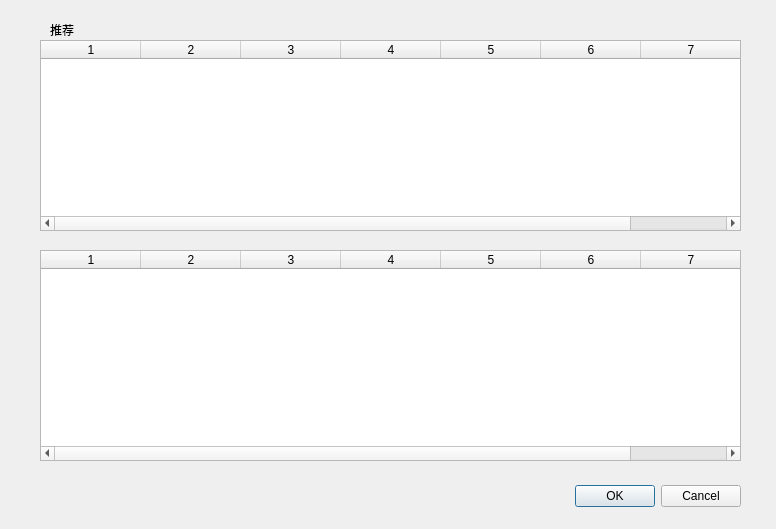
<?xml version="1.0" encoding="UTF-8"?>
<ui version="4.0">
 <class>sXk</class>
 <widget class="QDialog" name="sXk">
  <property name="geometry">
   <rect>
    <x>0</x>
    <y>0</y>
    <width>776</width>
    <height>529</height>
   </rect>
  </property>
  <property name="windowTitle">
   <string>Select Cources</string>
  </property>
  <widget class="QDialogButtonBox" name="buttonBox">
   <property name="geometry">
    <rect>
     <x>400</x>
     <y>480</y>
     <width>341</width>
     <height>32</height>
    </rect>
   </property>
   <property name="orientation">
    <enum>Qt::Horizontal</enum>
   </property>
   <property name="standardButtons">
    <set>QDialogButtonBox::Cancel|QDialogButtonBox::Ok</set>
   </property>
  </widget>
  <widget class="QLabel" name="label">
   <property name="geometry">
    <rect>
     <x>50</x>
     <y>20</y>
     <width>66</width>
     <height>19</height>
    </rect>
   </property>
   <property name="text">
    <string>推荐</string>
   </property>
  </widget>
  <widget class="QTableWidget" name="tableWidget">
   <property name="geometry">
    <rect>
     <x>40</x>
     <y>40</y>
     <width>701</width>
     <height>191</height>
    </rect>
   </property>
   <property name="columnCount">
    <number>7</number>
   </property>
   <column/>
   <column/>
   <column/>
   <column/>
   <column/>
   <column/>
   <column/>
  </widget>
  <widget class="QTableWidget" name="tableWidget_2">
   <property name="geometry">
    <rect>
     <x>40</x>
     <y>250</y>
     <width>701</width>
     <height>211</height>
    </rect>
   </property>
   <property name="columnCount">
    <number>7</number>
   </property>
   <column/>
   <column/>
   <column/>
   <column/>
   <column/>
   <column/>
   <column/>
  </widget>
 </widget>
 <resources/>
 <connections>
  <connection>
   <sender>buttonBox</sender>
   <signal>accepted()</signal>
   <receiver>sXk</receiver>
   <slot>accept()</slot>
   <hints>
    <hint type="sourcelabel">
     <x>248</x>
     <y>254</y>
    </hint>
    <hint type="destinationlabel">
     <x>157</x>
     <y>274</y>
    </hint>
   </hints>
  </connection>
  <connection>
   <sender>buttonBox</sender>
   <signal>rejected()</signal>
   <receiver>sXk</receiver>
   <slot>reject()</slot>
   <hints>
    <hint type="sourcelabel">
     <x>316</x>
     <y>260</y>
    </hint>
    <hint type="destinationlabel">
     <x>286</x>
     <y>274</y>
    </hint>
   </hints>
  </connection>
 </connections>
</ui>
